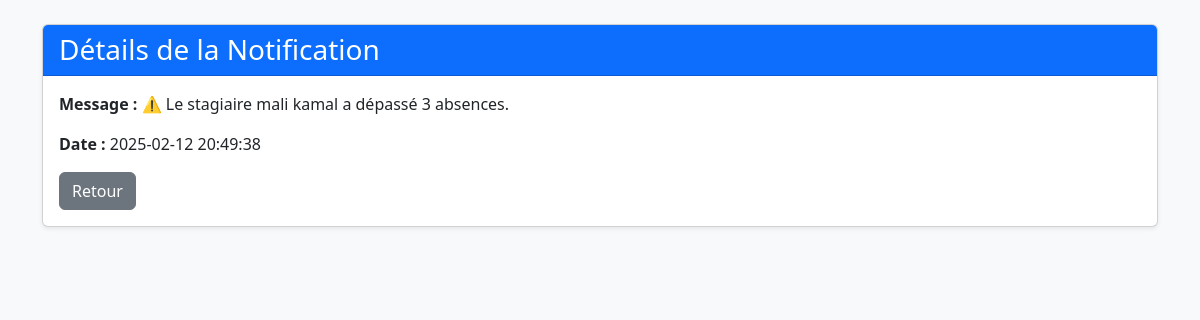
Page /voir_notification.php?id=65 (signed in) on the committed database.
### tables this page shows
CREATE TABLE `notifications` (
  `id` int(11) NOT NULL,
  `utilisateur_id` int(11) NOT NULL,
  `message` text NOT NULL,
  `date_notification` timestamp NOT NULL DEFAULT current_timestamp(),
  `lu` tinyint(1) DEFAULT 0
);

### voir_notification.php (the view, shortened to what this page needs)
<?php
include 'baseDonnee.php';
$notif_id = intval($_GET['id']);
$stmt = $pdo->prepare("SELECT * FROM notifications WHERE id = ?");
$stmt->execute([$notif_id]);
$notification = $stmt->fetch(PDO::FETCH_ASSOC);
?>
<!DOCTYPE html>
<html lang="fr">
<head>
    <link href="https://cdn.jsdelivr.net/npm/bootstrap@5.3.0/dist/css/bootstrap.min.css" rel="stylesheet">
</head>
<body class="bg-light">
<div class="container mt-4">
    <div class="card shadow-sm">
        <div class="card-header bg-primary text-white">
            <h3 class="mb-0">Détails de la Notification</h3>
        </div>
        <div class="card-body">
            <p><strong>Message :</strong> <?= htmlspecialchars($notification['message']) ?></p>
            <p><strong>Date :</strong> <?= htmlspecialchars($notification['date_notification']) ?></p>
            <a href="index.php" class="btn btn-secondary">Retour</a>
        </div>
    </div>
</div>
</body>
</html>

### rows in the picture
notifications: message "⚠️ Le stagiaire mali kamal a dépassé 3 absences.", date_notification "2025-02-12 20:49:38"
